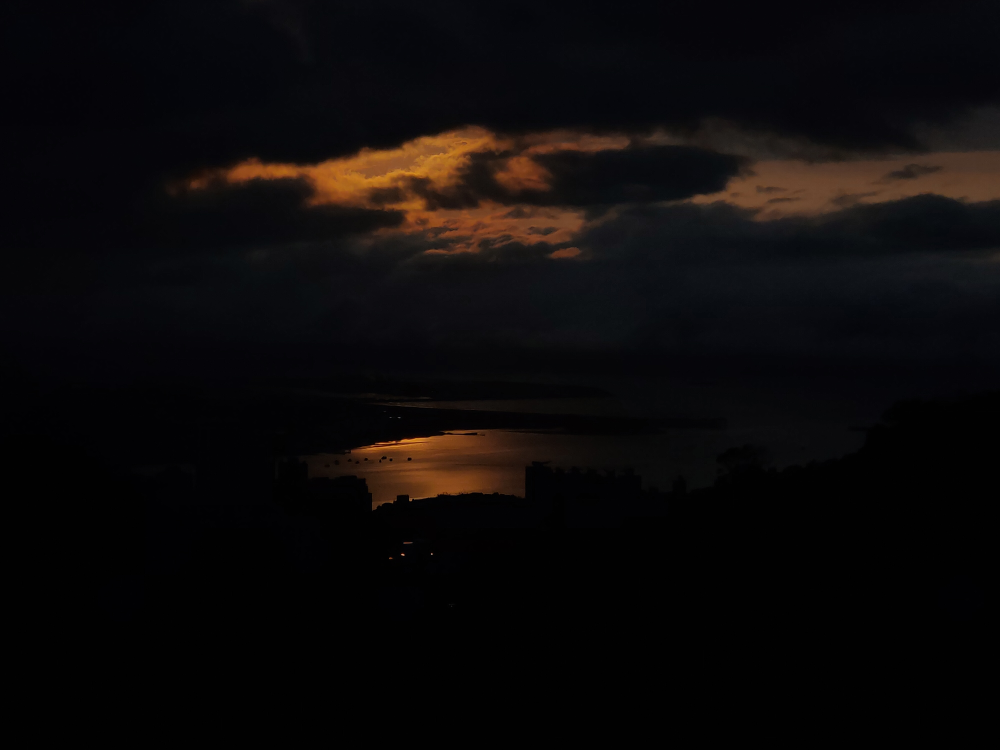
#> input picture pictures/IMG20230328174012.jpg, 4000 x 3000 px (shown at 1/4 size); its folder holds 4 pictures in this run
$ python align.py
#> lines starting #> are read from the running program, lines starting #| are printed output that depends on the picture
from PIL import Image
import numpy as np
import os.path as osp
import os

def ImageShrink2(image):
    # print(image.size)
    small_image = image.resize((image.size[0] // 2, image.size[1] // 2))
    return small_image

def ComputeBitmaps(image):
    image_np = np.array(image)
    upper = np.percentile(image_np, 54)
    lower = np.percentile(image_np, 46)
    mid = np.percentile(image_np, 50)
    col, row = image.size
    tb = image_np > mid
    eb = (image_np > upper) | (image_np < lower)
    # [6 lines of commented-out code are left out]
    return (tb, eb)

def BitmapShift(row, col, bm, xo, yo):
    # [7 lines of commented-out code are left out]
    shift_bm = np.roll(bm, xo, axis = 0)
    shift_bm = np.roll(shift_bm, yo, axis = 1)
    if xo > 0:
        shift_bm[0:xo,] = False
    elif xo < 0:
        shift_bm[row + xo:row,] = False

    if yo > 0:
        shift_bm[:, 0:yo] = False
    elif yo < 0:
        shift_bm[:,col + yo:col] = False

    return shift_bm

def BitmapXOR(bm1, bm2):
    result = np.bitwise_xor(bm1, bm2)
    return result

def BitmapAND(bm1, bm2):
    result = np.bitwise_and(bm1, bm2)
    return result

def BitmapTotal(bm):
    return np.sum(bm)

def GetExpShift(image1, image2, shift_bits, shift_ret):
    cur_shift = [0, 0]
    if shift_bits > 0:
        sml_img1 = ImageShrink2(image1)
        sml_img2 = ImageShrink2(image2)
        GetExpShift(sml_img1, sml_img2, shift_bits-1, cur_shift)
        # free?
        cur_shift[0] *= 2
        cur_shift[1] *= 2
    else:
        cur_shift[0] = cur_shift[1] = 0
    tb1, eb1 = ComputeBitmaps(image1)
    tb2, eb2 = ComputeBitmaps(image2)
    min_err = image1.size[0] * image1.size[1]
    for i in range(-1, 2):
        for j in range(-1, 2):
            xs = cur_shift[0] + i
            ys = cur_shift[1] + j
            shifted_tb2 = BitmapShift(image1.size[1], image1.size[0], tb2, xs, ys)
            shifted_eb2 = BitmapShift(image1.size[1], image1.size[0], eb2, xs, ys)
            diff_b = BitmapXOR(tb1, shifted_tb2)
            diff_b = BitmapAND(diff_b, eb1)
            diff_b = BitmapAND(diff_b, shifted_eb2)
            err = BitmapTotal(diff_b)
            # print(err)
            if err < min_err:
                shift_ret[0] = xs
                shift_ret[1] = ys
                min_err = err
            # free?
    # free?
images =  []
dir = 'pictures'

for filename in np.sort(os.listdir(dir)):
    if osp.splitext(filename)[1] in ['.png', '.jpg']:
        print(filename)
        im = Image.open(osp.join(dir, filename))
#> im is the input picture: PIL image 4000x3000 RGB; mean R, G, B 12, 9.4, 9.7
        images += [im]

middle_idx = len(images) // 2
base_image = images[middle_idx].convert("L")
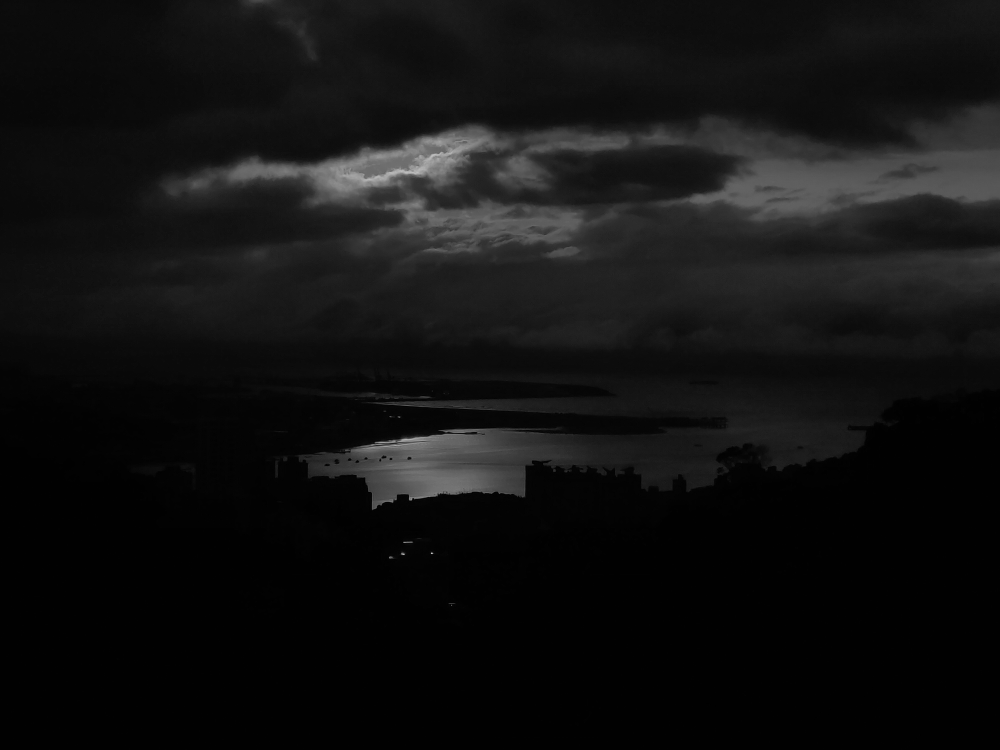
#> base_image: PIL image 4000x3000 L (shown at 1/4 size); min 0, max 245, mean 17.3
images[middle_idx].save("./shifted/{0:05d}.jpg".format(middle_idx))
for i in range(len(images)):
    if i != middle_idx:
        target = images[i].convert("L")
        shift_ret = [0, 0]
        GetExpShift(base_image, target, 6, shift_ret)
        shift_image = images[i].transform(images[i].size, Image.Transform.AFFINE, data=(1,0,-shift_ret[1],0,1,-shift_ret[0]))
        shift_image.save("./shifted/{0:05d}.jpg".format(i))
#> this loop made 4 passes
#> pass 1, `target = images[i].convert("L")`:
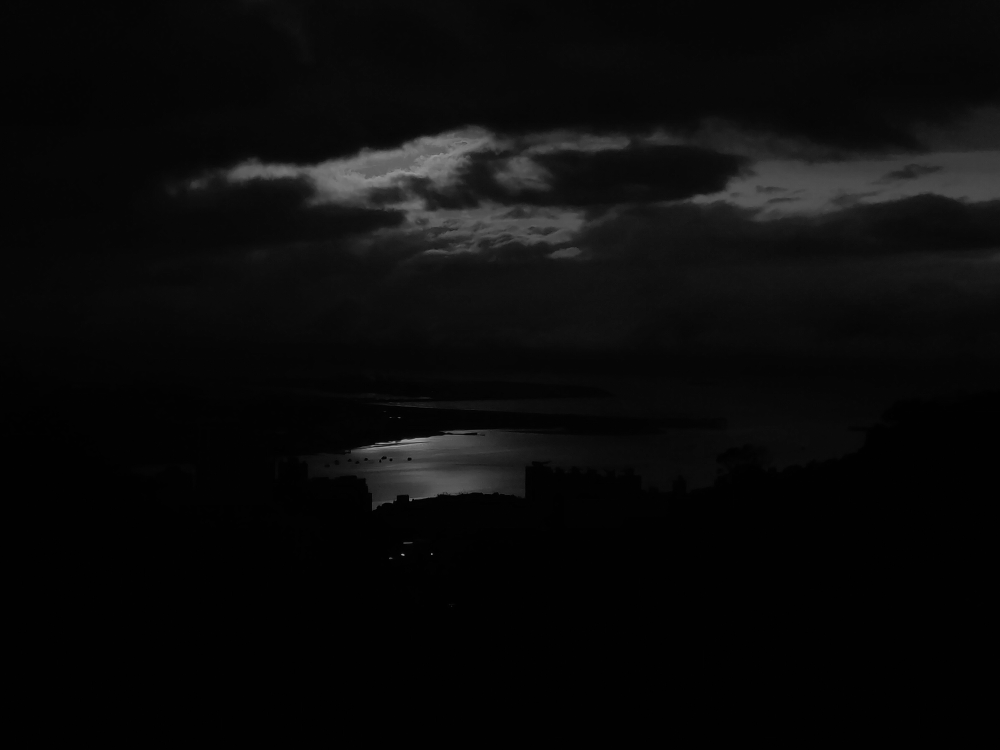
#> target: PIL image 4000x3000 L (shown at 1/4 size); min 0, max 235, mean 10.2
#> pass 1, in ImageShrink2 (call 3), `small_image = image.resize((image.size[0] // 2, image.size[1] // 2))`:
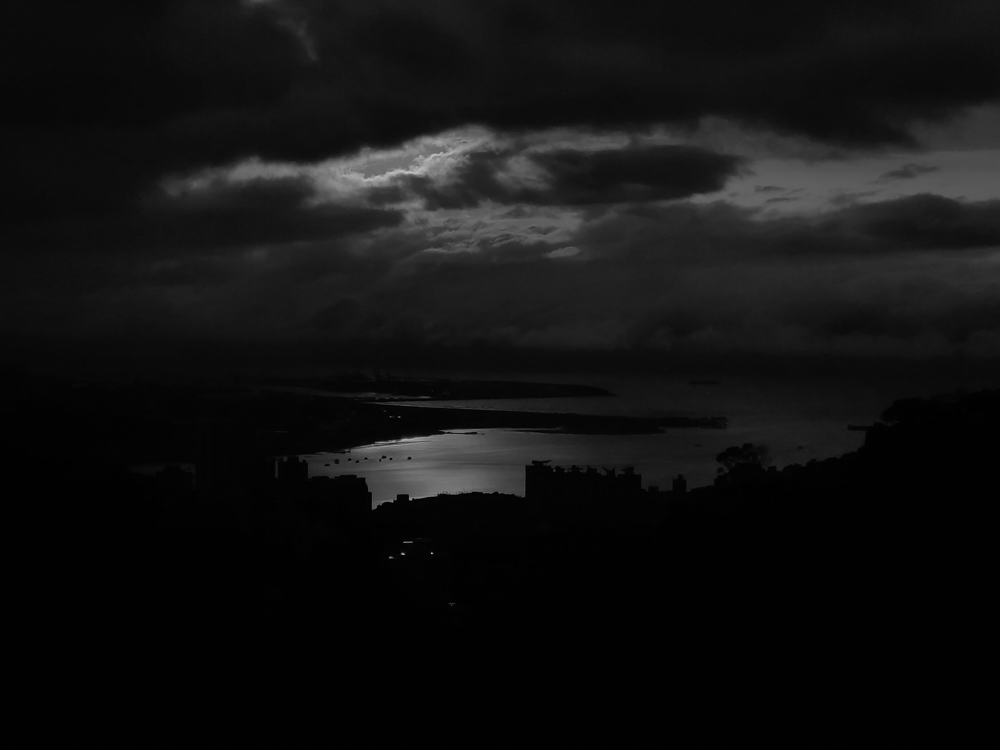
#> small_image: PIL image 1000x750 L; min 0, max 192, mean 17.3
#> after the loop:
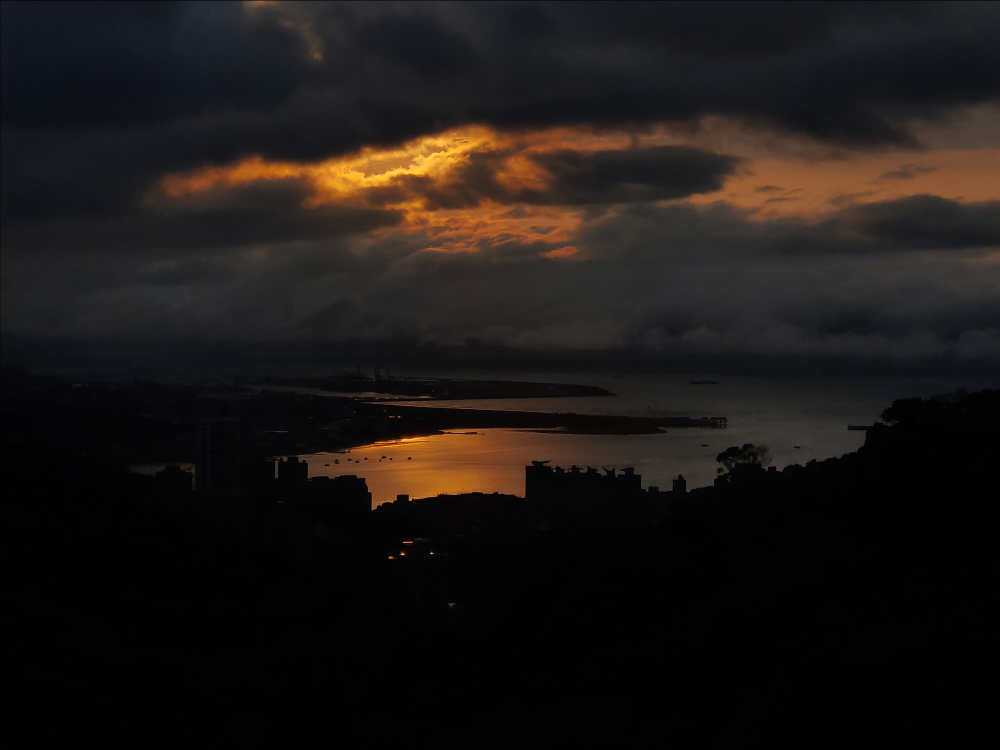
#> shift_image: PIL image 4000x3000 RGB (shown at 1/4 size); mean R, G, B 28.4, 23.8, 21.8
